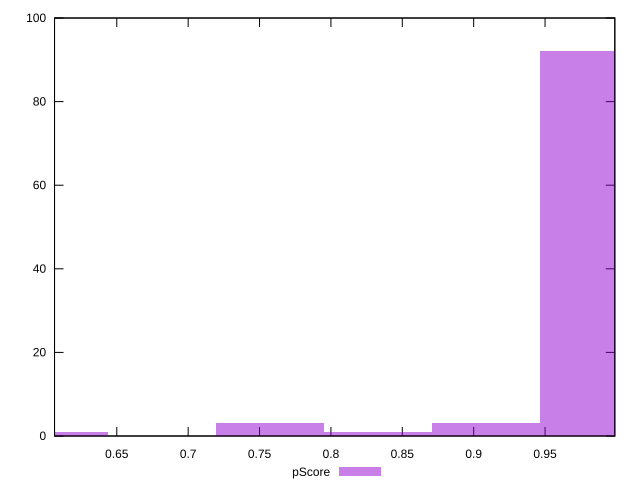

This figure's gnuplot source:
reset

$pScore <<EOF
0.8330028814886195 1
0.9844579508501865 92
0.908730416169403 3
0.6058202774462687 1
0.7572753468078358 3
EOF

set key outside below
set boxwidth 0.07572753468078358
set xrange [0.6063918394084113:0.9988753283789295]
set yrange [0:100]
set trange [0:100]
set style fill transparent solid 0.5 noborder
set terminal svg size 640, 490 enhanced background rgb 'white'
set output "report_00014_2021-02-09T15:56:05.503Z/speed-index/samples/pages+cached+noadtech+nomedia+nocss/pScore/histogram.svg"

plot $pScore title "pScore" with boxes

reset
